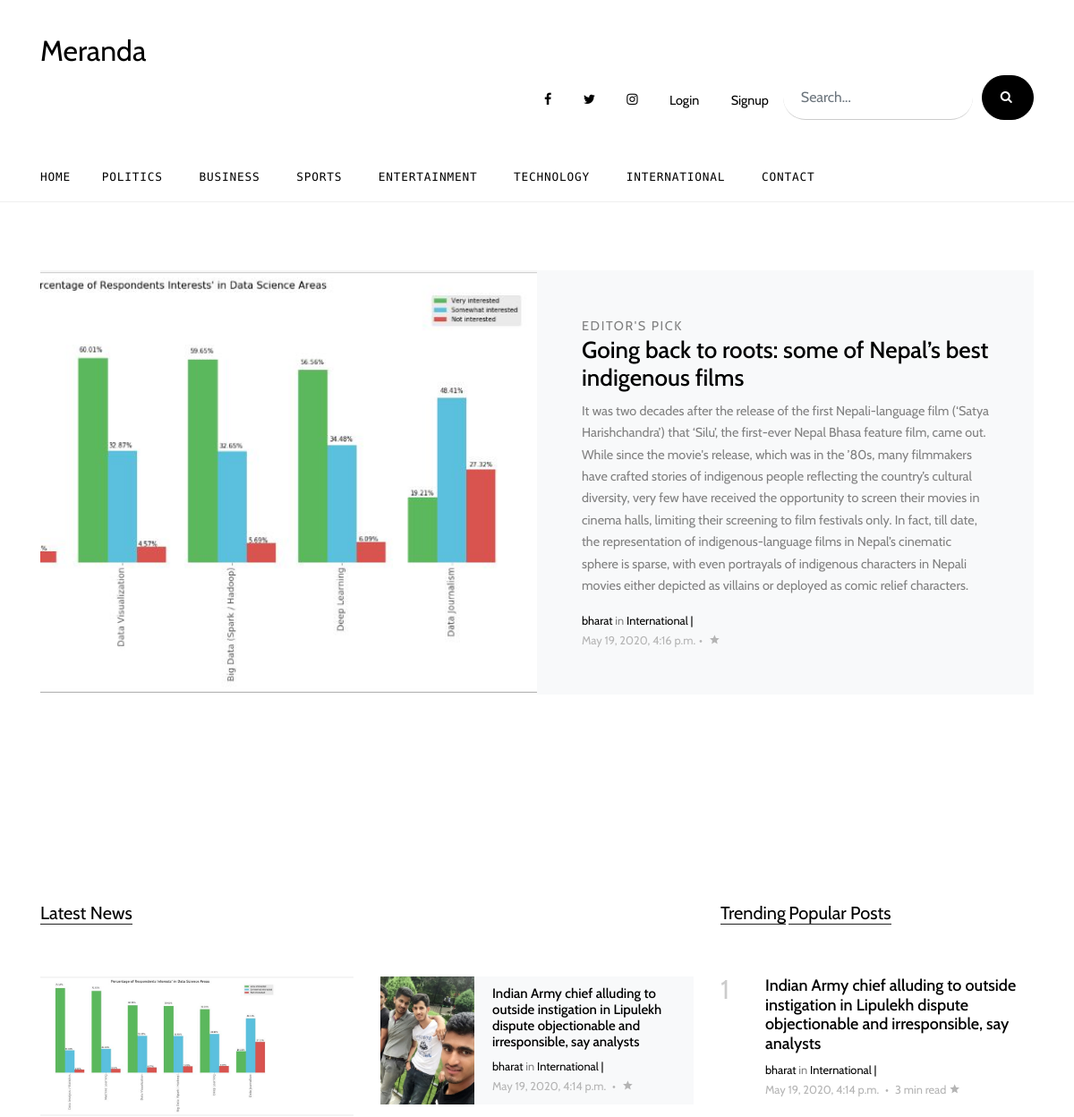
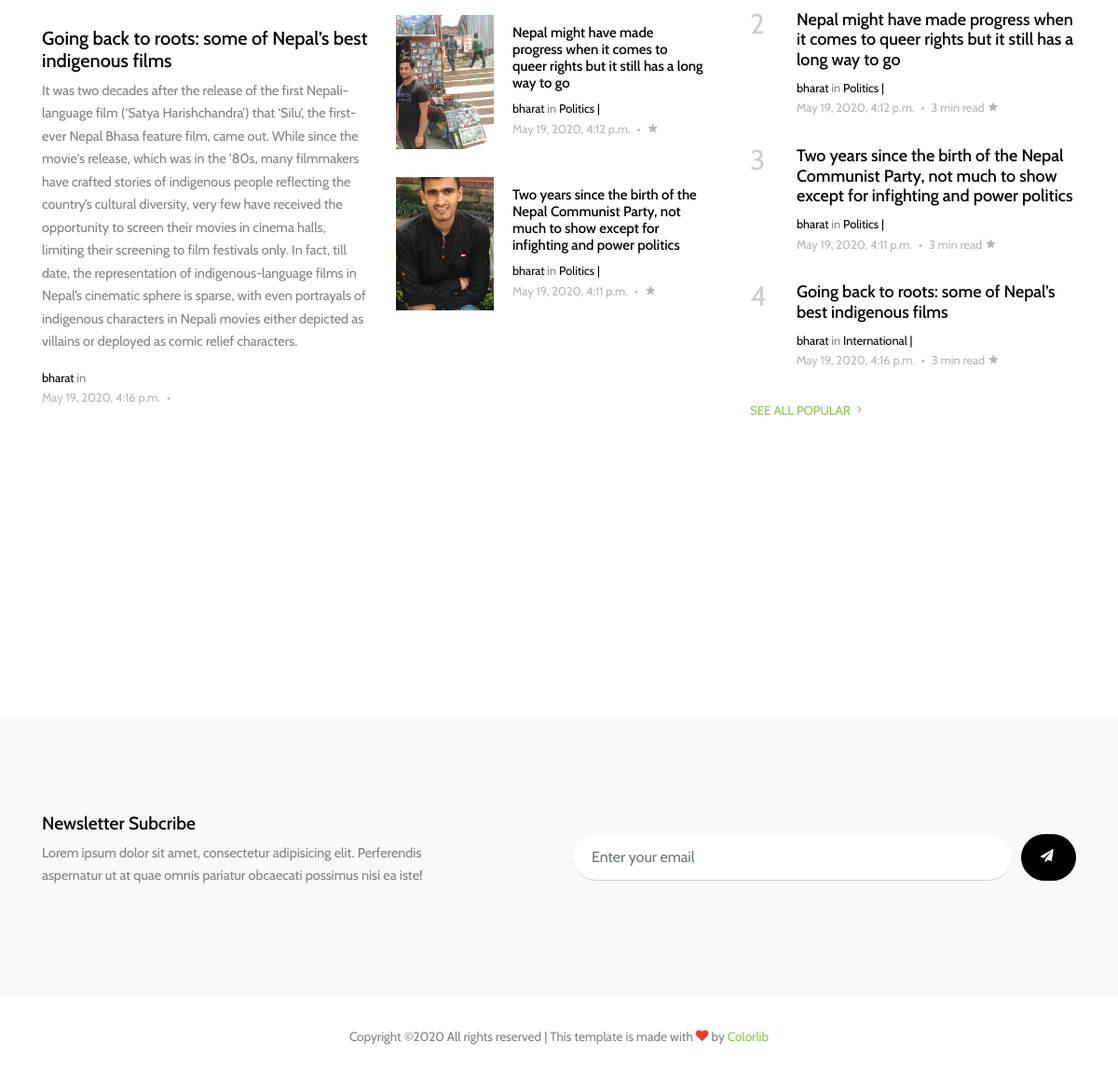
The page / on the database its author committed (2 pictures, top to bottom).
### news_app/models.py (models this page shows, shortened)
class Category(models.Model):
    title = models.CharField(max_length=30)
    class Meta:
        verbose_name_plural = "Categories"

class News(models.Model):
    title = models.CharField(max_length=255)
    content = models.TextField()
    count = models.IntegerField(default=0)
    slug = models.SlugField(max_length=255, null=True)
    category = models.ManyToManyField(Category, related_name="news_categoreis")
    author = models.ForeignKey(
        settings.AUTH_USER_MODEL,
        on_delete=models.CASCADE,
    )
    created_at = models.DateTimeField(auto_now_add=True)
    updated_at = models.DateTimeField(auto_now=True)
    cover_image = models.ImageField(upload_to="news", null=True)
    def get_absolute_url(self):
        return reverse("single_news", kwargs={"pk": self.pk, "slug": self.slug})

### account/models.py (models this page shows)
class User(AbstractUser):
    ROLES = (("0", "Admin"), ("1", "Journalist"), ("2", "Guest"))
    role = models.CharField(max_length=1, choices=ROLES, default="2")
    email = models.EmailField(verbose_name="email address", max_length=255, unique=True,)
    USERNAME_FIELD = "email"
    REQUIRED_FIELDS = "username", "role", "first_name", "last_name"
    def __str__(self):
        return self.username

### news_app/views.py (the view)
# urls.py: path("", views.NewsTemplateView.as_view(), name="home"),
class NewsTemplateView(TemplateView):
    template_name = "index.html"
    def get_context_data(self, **kwargs):
        context = super().get_context_data(**kwargs)
        categories = Category.objects.all()
        category_news_list = {}
        for category in categories:
            category_news_list[category] = News.objects.filter(category=category)
        context["news_list"] = News.objects.all().order_by("-created_at")[:4]
        context["trending_news"] = News.objects.order_by("-count")
        context["category_news_list"] = category_news_list
        context["popular_news"] = News.objects.order_by("-count")[:4]
        return context

### news_app/context_processor.py (called while the page is built)
def categories(request):
    category_list = Category.objects.all()
    return {"categories": category_list}

### templates/index.html (shortened to what this page needs)
{% extends 'partial/layout.html' %}
      {% block header %}
      {% include "partial/header.html" %}
      {% endblock header %}
      {% block nav %}
      {% include "partial/nav.html" %}
      {% endblock nav %}
    {% block editor %}
    {% include "partial/editor.html" %}
    {% endblock editor %}
     {% block news %}
     {% include "partial/news.html" %}
     {% endblock news %}
    {% block footer %}
    {% include "partial/footer.html" %}
    {% endblock footer %}

### templates/partial/nav.html
{% load static %}
<div class="container">
        <div class="d-flex align-items-center">
          <div class="mr-auto">
            <nav class="site-navigation position-relative text-right" role="navigation">
              <ul class="site-menu main-menu js-clone-nav mr-auto d-none pl-0 d-lg-block">
                <li class="active">
                  <a href="{% url 'home' %}" class="nav-link text-left">Home</a>
                </li>
                {% for category in categories %}
                <li>
                  <a href="{% url 'category_news' category_id=category.id %}" class="nav-link text-left">{{ category.title }}</a>
                </li>
                {% endfor %}
                <li><a href="contact.html" class="nav-link text-left">Contact</a></li>
              </ul>
            </nav>
          </div>
        </div>
      </div>

### templates/partial/editor.html (shortened to what this page needs)
{% load static %}
          <div class="container">
            <div class="half-post-entry d-block d-lg-flex bg-light">
              <div class="img-bg" style="background-image: url('{{news_list.0.cover_image.url}}')"></div>
              <div class="contents">
              {% for news in news_list|slice:":1" %}
                <span class="caption">Editor's Pick</span>
                <h2><a href="blog-single.html">{{news.title}}</a></h2>
                <p class="mb-3">{{news.content}}</p>
                <div class="post-meta">
                  <span class="d-block"><a href="#">{{news.author}}</a> in <a href="#">
                  {% for category in news.category.all %}
                          {{ category.title  }} |
                        {% endfor %}</a></span>
                  <span class="date-read">{{news.created_at}}<span class="mx-1">&bullet;</span> <span class="icon-star2"></span></span>
                </div>
              {% endfor %}
              </div>
            </div>
          </div>

### templates/partial/news.html (shortened to what this page needs)
{% load static %}
 <div class="container">
                <div class="row">
          <div class="col-lg-8">
            <div class="row">
              <div class="col-12">
                <div class="section-title">
                  <h2>Latest News</h2>
                </div>
              </div>
            </div>
            <div class="row">
              <div class="col-md-6">
                <div class="post-entry-1">
                  <a href="{{ news_list.0.get_absolute_url }}"><img src='{{news_list.0.cover_image.url}}' alt="Image" class="img-fluid"></a>
                  <h2><a href="{{ news_list.0.get_absolute_url }}">{{ news_list.0.title }}</a></h2>
                  <p>{{ news_list.0.content }}</p>
                  <div class="post-meta">
                    <span class="d-block"><a href="#">{{ news_list.0.author }}</a> in
                        </span>
                    <span class="date-read">{{ news_list.0.created_at }} <span class="mx-1">&bullet;</span> </span>
                  </div>
                </div>
              </div>
              <div class="col-md-6">
              {% for news in news_list|slice:"1:" %}
                {% if forloop.first %}
                  <div class="post-entry-2 d-flex bg-light">
                    <div class="thumbnail" style="background-image: url('{{ news.cover_image.url }}')"></div>
                    <div class="contents">
                      <h2><a href="{{ news.get_absolute_url }}">{{ news.title }}</a></h2>
                      <div class="post-meta">
                        <span class="d-block"><a href="#">{{ news.author }}</a> in
                        <a href="#">
                        {% for category in news.category.all %}
                          {{ category.title  }} |
                        {% endfor %}
                        </a></span>
                        <span class="date-read">{{ news.created_at }} <span class="mx-1">&bullet;</span>  <span class="icon-star2"></span></span>
                      </div>
                    </div>
                  </div>
                {% else %}
                  <div class="post-entry-2 d-flex">
                    <div class="thumbnail" style="background-image: url('{{ news.cover_image.url }}')"></div>
                    <div class="contents">
                      <h2><a href="{{ news.get_absolute_url }}">{{ news.title }}</a></h2>
                      <div class="post-meta">
                        <span class="d-block"><a href="#">{{ news.author }}</a> in
                        <a href="#">
                        {% for category in news.category.all %}
                          {{ category.title  }} |
                        {% endfor %}
                        </a></span>
                        <span class="date-read">{{ news.created_at }} <span class="mx-1">&bullet;</span>
                          <span class="icon-star2"></span></span>
                      </div>
                    </div>
                  </div>
                {% endif %}
              {% endfor %}
              </div>
            </div>
          </div>
          <div class="col-lg-4">
            <div class="section-title">
              <h2>Trending</h2>
           <h2>Popular Posts</h2>
            </div>
          {% for news in popular_news %}
                {% if forloop.last %}
                    <div class="trend-entry d-flex pl-0">
                        <div class="number align-self-start">{{ forloop.counter }}</div>
                        <div class="trend-contents">
                            <h2><a href="blog-single.html">{{ news.title }}</a></h2>
                            <div class="post-meta">
                            <span class="d-block"><a href="#">{{ news.author }}</a> in <a href="#">
                           {% for category in news.category.all %}
                          {{ category.title  }} |
                        {% endfor %}
                            </a></span>
                            <span class="date-read">{{ news.created_at }} <span class="mx-1">&bullet;</span> 3 min read <span class="icon-star2"></span></span>
                            </div>
                        </div>
                    </div>
                {% else %}
                    <div class="trend-entry d-flex">
                        <div class="number align-self-start">{{ forloop.counter }}</div>
                        <div class="trend-contents">
                            <h2><a href="blog-single.html">{{ news.title  }}</a></h2>
                            <div class="post-meta">
                            <span class="d-block"><a href="#">{{ news.author }}</a> in <a href="#">
                             {% for category in news.category.all %}
                          {{ category.title  }} |
                        {% endfor %}
                            </a></span>
                            <span class="date-read">{{ news.created_at  }} <span class="mx-1">&bullet;</span> 3 min read <span class="icon-star2"></span></span>
                            </div>
                        </div>
                    </div>
                {% endif %}
            {% endfor %}
            <p>
              <a href="#" class="more">See All Popular <span class="icon-keyboard_arrow_right"></span></a>
            </p>
          </div>
        </div>
      </div>

### static/css/style.css (style rules this page uses)
html { overflow-x: hidden; }
body { line-height: 1.7; color: gray; font-weight: 300; font-size: .9rem; }
a { -webkit-transition: .3s all ease; -o-transition: .3s all ease; transition: .3s all ease; }
h1, h2, h3, h4, h5, .h1, .h2, .h3, .h4, .h5 { font-family: "Cabin", -apple-system, BlinkMacSystemFont, "Segoe UI", Roboto, "Helvetica Neue", Arial, sans-serif, "Apple Color Emoji", "Segoe UI Emoji", "Segoe UI Symbol", "Noto Color Emoji"; }
.site-navbar .site-navigation .site-menu { margin-left: 0; padding-left: 0; margin-bottom: 0; }
.site-navbar .site-navigation .site-menu .active > a { color: #000; display: inline-block; padding-left: 10px; padding-right: 10px; }
.site-navbar .site-navigation .site-menu a { text-decoration: none !important; display: inline-block; }
.site-navbar .site-navigation .site-menu > li { display: inline-block; }
.site-navbar .site-navigation .site-menu > li:first-child > a { padding-left: 0; }
.site-navbar .site-navigation .site-menu > li > a { text-transform: uppercase; font-size: .8rem; letter-spacing: .05rem; font-weight: 400; display: inline-block; text-decoration: none !important; color: #000; }
.site-mobile-menu .site-nav-wrap { padding: 0; margin: 0; list-style: none; position: relative; }
.site-mobile-menu .site-nav-wrap a { padding: 10px 20px; display: block; position: relative; color: #212529; }
.site-mobile-menu .site-nav-wrap li { position: relative; display: block; }
.site-mobile-menu .site-nav-wrap li.active > a { color: #8bc34a !important; }
.site-mobile-menu .site-nav-wrap > li { display: block; position: relative; float: left; width: 100%; }
.site-mobile-menu .site-nav-wrap > li > a { padding-left: 20px; font-size: 20px; }
.sticky-wrapper .site-navbar .site-menu > li { display: inline-block; }
.sticky-wrapper .site-navbar .site-menu > li.active > a { color: #000; }
.section-title { color: #000; margin-bottom: 50px; }
.section-title h2 { font-size: 20px; font-weight: 400; border-bottom: 1px solid #222; position: relative; display: inline-block; }
.section-title h2:before { position: absolute; content: ""; height: 1px; background: #777; }
.post-meta { font-size: .8rem; }
.post-meta a { color: #000; }
.date-read { color: #b4b4b4; }
.post-entry-1, .post-entry-2 { font-size: .9rem; margin-bottom: 30px; }
.post-entry-1 img, .post-entry-2 img { margin-bottom: 30px; }
.post-entry-1 h2, .post-entry-2 h2 { font-size: 20px; }
.post-entry-1 h2 a, .post-entry-2 h2 a { color: #000; }
.post-entry-2 { font-size: .9rem; }
.post-entry-2 .thumbnail { background-size: cover; background-position: center; width: 30%; }
.post-entry-2 .contents { width: 70%; padding: 10px 20px; }
.post-entry-2 .contents h2 { font-size: 15px; }
.trend-entry { margin-bottom: 30px; }
.trend-entry .number { -webkit-box-flex: 0; -ms-flex: 0 0 50px; flex: 0 0 50px; font-size: 30px; line-height: 1; color: #ccc; }
.trend-entry .trend-contents h2 { font-size: 18px; }
.trend-entry .trend-contents h2 a { color: #000; }
.caption { font-size: .9rem; text-transform: uppercase; letter-spacing: .1rem; }
.half-post-entry .caption { font-size: .9rem; text-transform: uppercase; letter-spacing: .1rem; }
.half-post-entry .img-bg, .half-post-entry .contents { width: 50%; }
.half-post-entry .img-bg { background-size: cover; background-position: center center; background-repeat: no-repeat; }
.half-post-entry .contents { padding: 50px; font-size: .9rem; height: auto; }
.half-post-entry .contents h2 { font-size: 26px; }
.half-post-entry .contents h2 a { color: #000; }
.more { color: #8bc34a; text-transform: uppercase; font-size: .83rem; }

### rows shown on the page
Category: title "POLITICS", title "Politics"
Category: title "BUSINESS"
Category: title "SPORTS"
Category: title "ENTERTAINMENT"
Category: title "TECHNOLOGY"
Category: title "INTERNATIONAL", title "International"
News: cover_image (picture), title "Going back to roots: some of Nepal’s best indigenous films", content "It was two decades after the release of the first Nepali-language film (‘Satya Harishchandra’) that ‘Silu’, the first-ever Nepal Bhasa feature film, came out. While since the movie's release, which was in the ’80s, many filmmakers have crafted stories of indigenous people reflecting the country’s cultural diversity, very few have received the opportunity to screen their movies in cinema halls, limiting their screening to film festivals only. In fact, till date, the representation of indigenous-language films in Nepal’s cinematic sphere is sparse, with even portrayals of indigenous characters in Nepali movies either depicted as villains or deployed as comic relief characters.", author "bharat", created_at "May 19, 2020, 4:16 p.m.", author.username "bharat"
News: cover_image (picture), title "Indian Army chief alluding to outside instigation in Lipulekh dispute objectionable and irresponsible, say analysts", author "bharat", created_at "May 19, 2020, 4:14 p.m."
News: cover_image (picture), title "Nepal might have made progress when it comes to queer rights but it still has a long way to go", author "bharat", created_at "May 19, 2020, 4:12 p.m."
News: cover_image (picture), title "Two years since the birth of the Nepal Communist Party, not much to show except for infighting and power politics", author "bharat", created_at "May 19, 2020, 4:11 p.m."
